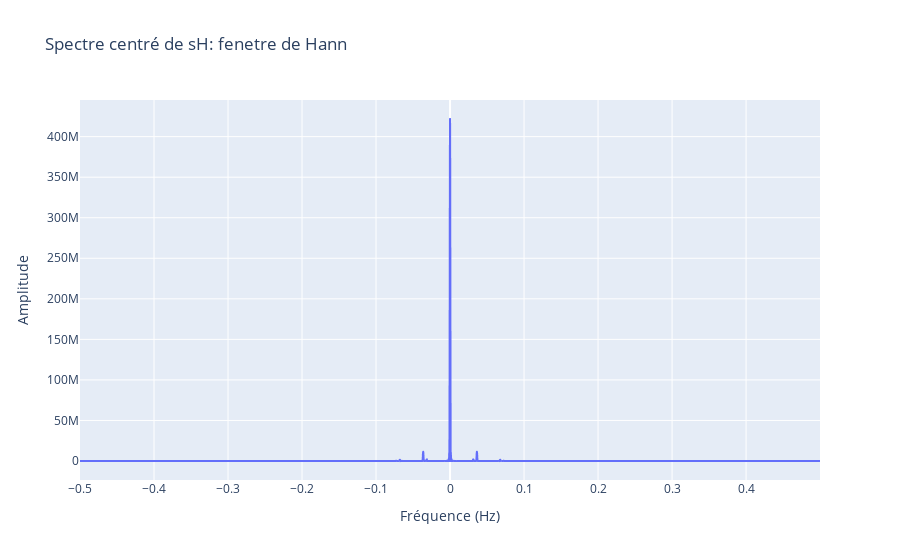

Here is the notebook cell this chart was saved with:
### Markdown cell above
4. Refaire la même analyse en fenêtrant au préalable le signal temporel avec une fenêtre de votre choix, en fonction
des observations faites lors de la séance précédente. Justifier vote choix de fenêtre et conclure sur l’intérêt du
fenêtrage dans ce contexte.

- la fennetre de Hanning est choisie pour son efficacité à réduire les effets de fuite spectrale.
- La fennetre rectangulaire est la moins efficace pour réduire les effets de fuite spectrale, car elle n'atténue pas les discontinuités aux bords du signal.

### Code cell
wH = signal.windows.hann(K)
sH = distances*wH # application de la fenetre de Hann

fft_sH = np.fft.fftshift(np.fft.fft(sH, N))

fig2 = px.line(x=nu, y=abs(fft_sH), 
               title='Spectre centré de sH: fenetre de Hann', 
               labels={'x': 'Fréquence (Hz)', 'y': 'Amplitude'}).show()

### Figure 1 — Plotly figure (JSON) as saved in the notebook; plotly's stock layout.template omitted (floating-point values rounded to 4 significant figures; data arrays with more than 128 entries replaced by an {"elided": "..."} marker saying what was removed)
{"data": [{"hovertemplate": "Fréquence (Hz)=%{x}<br>Amplitude=%{y}<extra></extra>", "legendgroup": "", "line": {"color": "#636efa", "dash": "solid"}, "marker": {"symbol": "circle"}, "mode": "lines", "name": "", "showlegend": false, "type": "scattergl", "x": {"elided": "8768 float values"}, "xaxis": "x", "y": {"elided": "8768 float values"}, "yaxis": "y"}], "layout": {"legend": {"tracegroupgap": 0}, "title": {"text": "Spectre centré de sH: fenetre de Hann"}, "xaxis": {"anchor": "y", "domain": [0, 1], "title": {"text": "Fréquence (Hz)"}}, "yaxis": {"anchor": "x", "domain": [0, 1], "title": {"text": "Amplitude"}}}}
